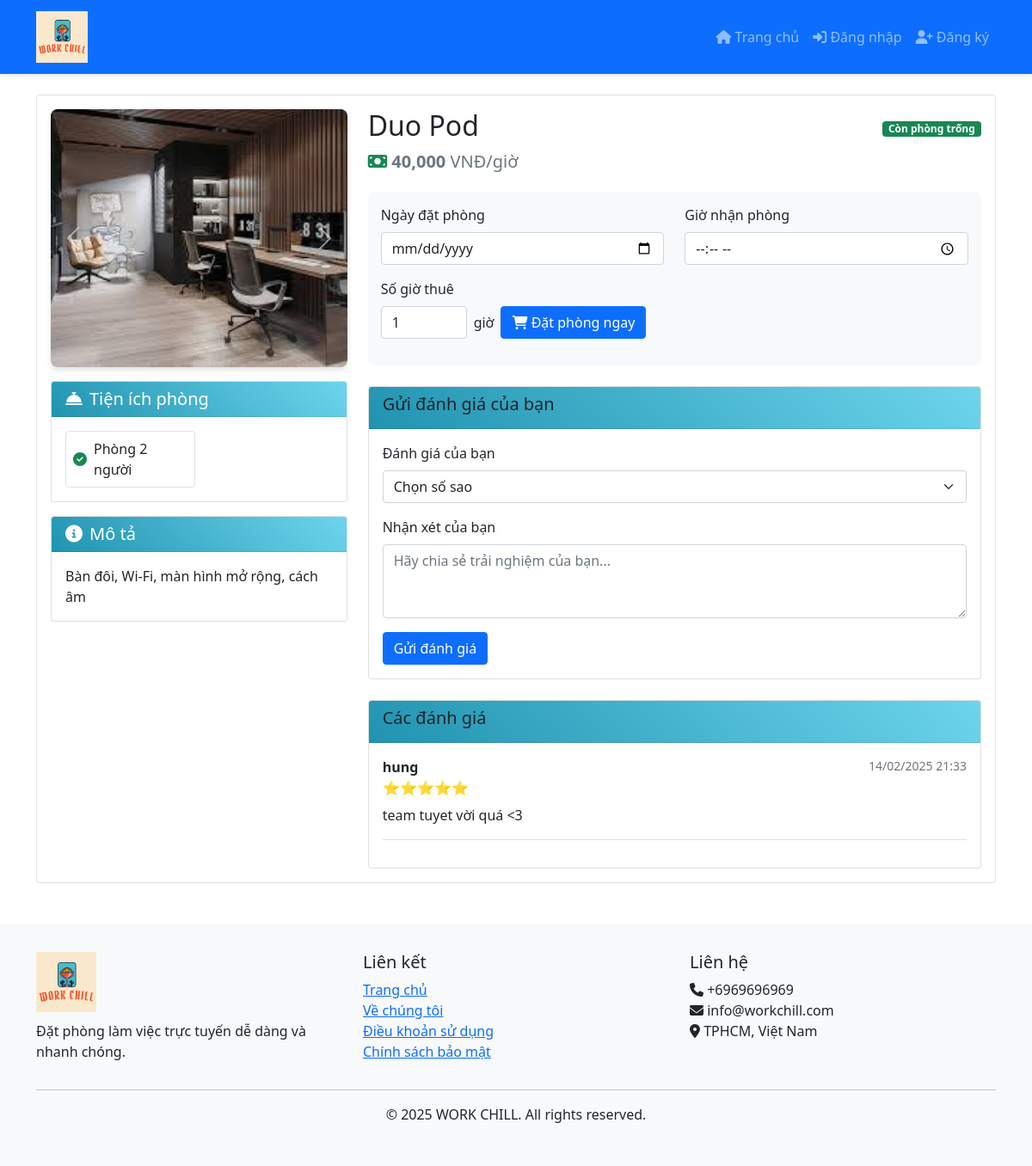
Screenshot of /pod/1ea94f6e-9af4-46b6-86c3-0f462e80a8b2/ with the database file from the repository.
### home/models.py (models this page shows, shortened)
class BaseModel(models.Model):
    uid = models.UUIDField(default=uuid.uuid4   , editable=False , primary_key=True)
    created_at = models.DateTimeField(auto_now_add=True)
    updated_at = models.DateTimeField(auto_now=True)
    class Meta:
        abstract = True
        ordering=['uid']

class PodImages(BaseModel):
    pod = models.ForeignKey(Pod, related_name='pod_images', on_delete=models.CASCADE)
    images = models.ImageField(upload_to='pods')

class Amenities(BaseModel):
    amenity_name = models.CharField(max_length=100)

class Pod(BaseModel):
    pod_name = models.CharField(max_length=100)
    pod_price = models.IntegerField()
    description = models.TextField()
    amenities = models.ManyToManyField(Amenities)
    room_count = models.IntegerField(default=10)

class Feedback(models.Model):
    id = models.AutoField(primary_key=True)
    user = models.ForeignKey(User, on_delete=models.CASCADE, verbose_name='Người dùng')
    pod = models.ForeignKey('Pod', on_delete=models.CASCADE, verbose_name='Phòng')
    rating = models.IntegerField(choices=[(i, f'{i} sao') for i in range(1, 6)], verbose_name='Đánh giá')
    comment = models.TextField(verbose_name='Nhận xét')
    created_at = models.DateTimeField(auto_now_add=True, verbose_name='Thời gian tạo')
    class Meta:
        verbose_name = 'Feedback'
        verbose_name_plural = 'Feedbacks'
        ordering = ['-created_at']

### home/views.py (the view)
# urls.py: path('pod/<uid>/', get_pod, name='get_pod'),
def get_pod(request, uid):
    try:
        pod = Pod.objects.get(uid=uid)
        today = date.today().strftime('%Y-%m-%d')
        if request.method == 'POST':
            hours = int(request.POST.get('hours', 1))
        else:
            hours = int(request.GET.get('hours', 1))
        total_amount = pod.pod_price * hours
        context = {
            'pod': pod,
            'today': today,
            'available_rooms': pod.room_count,
            'total_amount': total_amount,
            'hours': hours
        }
        return render(request, 'home/pod.html', context)
    except Pod.DoesNotExist:
        messages.error(request, 'Không tìm thấy khách sạn')
        return redirect('index')

### templates/home/pod.html (shortened to what this page needs)
{% extends 'home/base.html' %}
{% load humanize %}
{% block content %}
<div class="container mt-4">
  <div class="card">
    <div class="card-body">
      <div class="row">
        <div class="col-md-4">
          <div id="podCarousel" class="carousel slide" data-bs-ride="carousel">
            <div class="carousel-inner">
              {% if pod.pod_images.all %}
                {% for image in pod.pod_images.all %}
                <div class="carousel-item {% if forloop.first %}active{% endif %}">
                  <img src="{{ image.images.url }}" class="d-block w-100" alt="{{ pod.pod_name }}">
                </div>
                {% endfor %}
              {% endif %}
            </div>
            <button class="carousel-control-prev" type="button" data-bs-target="#podCarousel" data-bs-slide="prev">
              <span class="carousel-control-prev-icon"></span>
            </button>
            <button class="carousel-control-next" type="button" data-bs-target="#podCarousel" data-bs-slide="next">
              <span class="carousel-control-next-icon"></span>
            </button>
          </div>
          <div class="card mt-3">
            <div class="card-header bg-primary text-white">
              <h5 class="card-title mb-0">
                <i class="fas fa-concierge-bell me-2"></i>Tiện ích phòng
              </h5>
            </div>
            <div class="card-body">
              <div class="row g-2">
                {% for amenity in pod.amenities.all %}
                <div class="col-6">
                  <div class="d-flex align-items-center p-2 border rounded">
                    <i class="fas fa-check-circle text-success me-2"></i>
                    <span>{{ amenity.amenity_name }}</span>
                  </div>
                </div>
                {% endfor %}
              </div>
            </div>
          </div>
          <div class="card mt-3">
            <div class="card-header bg-info text-white">
              <h5 class="card-title mb-0">
                <i class="fas fa-info-circle me-2"></i>Mô tả
              </h5>
            </div>
            <div class="card-body">
              <p class="card-text">{{ pod.description }}</p>
            </div>
          </div>
        </div>
        <div class="col-md-8">
          <div class="d-flex justify-content-between align-items-center">
            <h2>{{ pod.pod_name }}</h2>
            <div class="badge bg-success">Còn {{ pod.available_rooms }} phòng trống</div>
          </div>
          <p class="text-muted fs-5">
            <i class="fas fa-money-bill text-success"></i>
            <span class="fw-bold">{{ pod.pod_price|intcomma }}</span> VNĐ/giờ
          </p>
          <div class="price-card">
            <form method="POST" action="{% url 'process_payment' pod.uid %}" id="bookingForm">
              <div class="row">
                <div class="col-md-6">
                  <div class="mb-3">
                    <label class="form-label">Ngày đặt phòng</label>
                    <input type="date" class="form-control" name="bookingDate" id="bookingDate"
                           min="{{ today|date:'Y-m-d' }}" required>
                  </div>
                </div>
                <div class="col-md-6">
                  <div class="mb-3">
                    <label class="form-label">Giờ nhận phòng</label>
                    <input type="time" class="form-control" name="checkInTime" id="checkInTime" required>
                  </div>
                </div>
              </div>
              <div class="mb-3">
                <label for="hours" class="form-label">Số giờ thuê</label>
                <div class="d-flex align-items-center">
                  <input type="number"
                         class="form-control"
                         name="hours"
                         id="hours"
                         min="1"
                         max="24"
                         value="1"
                         required
                         style="width: 100px;">
                  <span class="ms-2">giờ</span>
                  <button type="submit" class="btn btn-primary ms-2">
                    <i class="fas fa-shopping-cart"></i> Đặt phòng ngay
                  </button>
                </div>
              </div>
            </form>
          </div>
          <div class="card mt-4">
            <div class="card-header">
                <h5>Gửi đánh giá của bạn</h5>
            </div>
            <div class="card-body">
                <form method="POST" action="{% url 'add_feedback' pod.uid %}">
                    <div class="mb-3">
                        <label for="rating" class="form-label">Đánh giá của bạn</label>
                        <select class="form-select" name="rating" id="rating" required>
                            <option value="">Chọn số sao</option>
                        </select>
                    </div>
                    <div class="mb-3">
                        <label for="comment" class="form-label">Nhận xét của bạn</label>
                        <textarea class="form-control" name="comment" id="comment" rows="3" required
                                  placeholder="Hãy chia sẻ trải nghiệm của bạn..."></textarea>
                    </div>
                    <button type="submit" class="btn btn-primary">Gửi đánh giá</button>
                </form>
            </div>
          </div>
          <div class="card mt-4">
            <div class="card-header">
                <h5>Các đánh giá</h5>
            </div>
            <div class="card-body">
                {% for feedback in pod.feedback_set.all %}
                <div class="feedback-item mb-3 border-bottom pb-3">
                    <div class="d-flex justify-content-between">
                        <div>
                            <strong>{{ feedback.user.username }}</strong>
                            <div class="text-warning">
                                {% for i in ""|ljust:feedback.rating %}⭐{% endfor %}
                            </div>
                        </div>
                        <small class="text-muted">{{ feedback.created_at|date:"d/m/Y H:i" }}</small>
                    </div>
                    <p class="mt-2 mb-0">{{ feedback.comment }}</p>
                </div>
                {% empty %}
                <p class="text-muted">Chưa có đánh giá nào.</p>
                {% endfor %}
            </div>
          </div>
        </div>
      </div>
    </div>
  </div>
</div>
{% endblock %}

### templates/home/base.html (style rules this page uses)
.badge { font-size: 0.75rem; padding: 0.25em 0.6em; }

### templates/home/pod.html (style rules this page uses)
.price-card { background: #f8f9fa; padding: 15px; border-radius: 8px; margin-top: 20px; }
.card-header { background: linear-gradient(45deg, #2193b0, #6dd5ed); }
.carousel { border-radius: 8px; overflow: hidden; box-shadow: 0 4px 6px rgba(0,0,0,0.1); }
.carousel-item img { height: 300px; object-fit: cover; }

### rows the page displays
PodImages: images (picture)
Amenities: amenity_name "Phòng 2 người"
Pod: description "Bàn đôi, Wi-Fi, màn hình mở rộng, cách âm", pod_name "Duo Pod", pod_price "40,000"
Feedback: user.username "hung", created_at "14/02/2025 21:33", comment "team tuyet vời quá <3"
